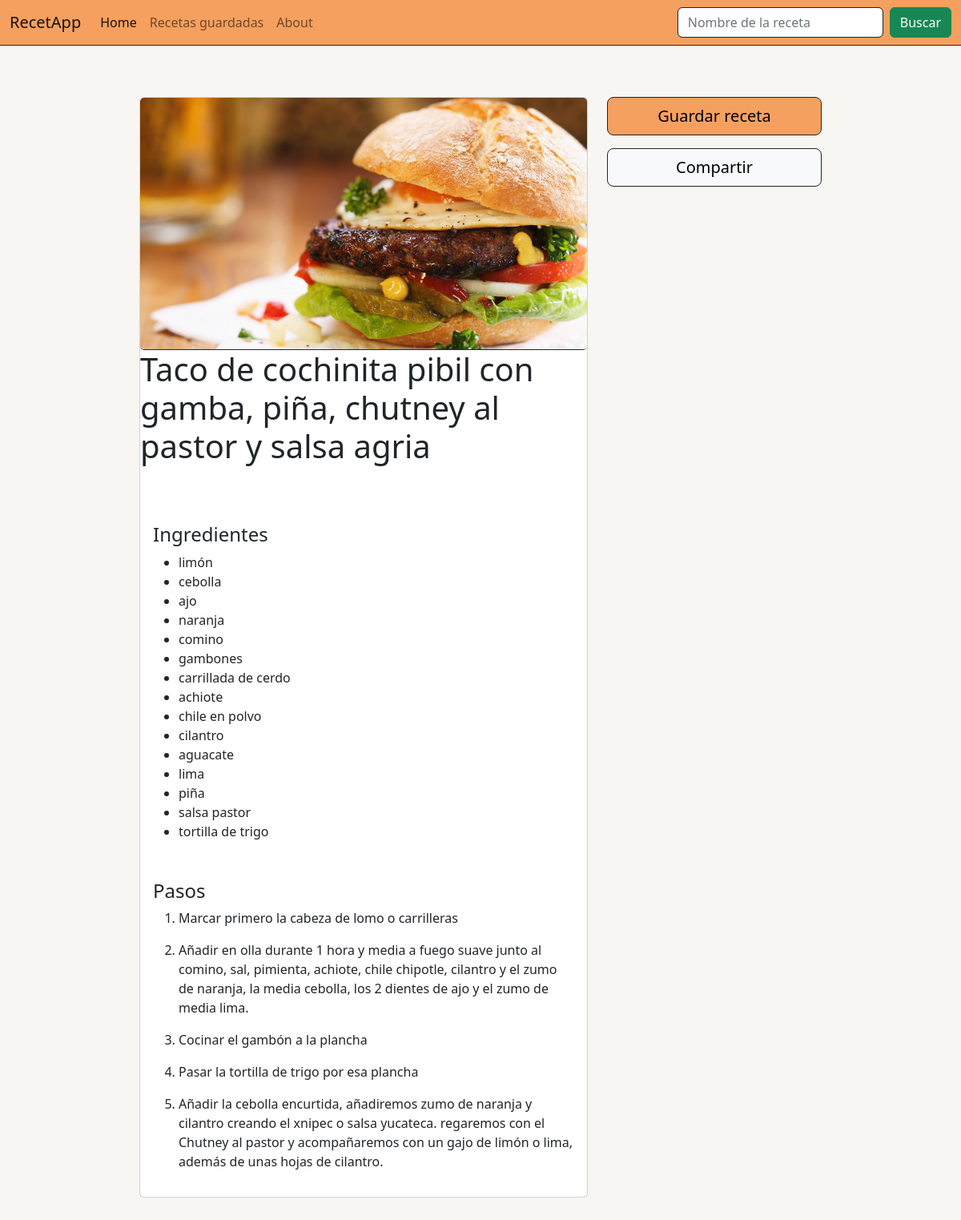
Screenshot of /receta/26 with the database file from the repository.
### app/models.py (models this page shows)
class Recipes(models.Model):
    id = models.AutoField(primary_key=True)
    name = models.CharField(max_length=255)
    steps = models.TextField()
    number_of_ingredients = models.IntegerField(null=True)
    class Meta:
        db_table = 'recipes'

class Ingredients(models.Model):
    id = models.IntegerField(primary_key=True)
    name = models.CharField(max_length=255)
    class Meta:
        db_table = 'ingredient'

### app/views.py (the view)
# urls.py: path("receta/<int:id>", views.detalle_receta, name="detalle_receta"), #Endpoint para buscar detalles de una receta
def detalle_receta(request, id):
    try:
        receta = buscador.buscarRecetasID(id)
        formateado = re.sub("Paso (\d+)\n\n","",receta[2]).split(";")
        IDs = []
        if request.COOKIES.get("recetas"):
            guardadas_json = json.loads(request.COOKIES.get("recetas"))
            IDs  = [eval(i) for i in guardadas_json]
        saved = id in IDs
        context = {
            "receta_id": receta[0],
            "receta_nombre": receta[1],
            "receta_pasos": formateado,
            "receta_ingredientes": receta[4],
            "saved": saved
        }
        return render(request,'receta.html', context)
    except:
        return redirect("index")

### app/buscador.py (called while the page is built)
    def getIngredientes(self,id: int):
        nombres = self._db.getIngredientes(id)
        lista_ingredientes = []
        for nombre in nombres:
            lista_ingredientes.append(nombre)
        return lista_ingredientes

    def buscarRecetasID(self, ID : int):
        try:
            resultado = self._db.buscarRecetasID(ID)
            lista_ingredientes = self.getIngredientes(ID)
            return (resultado[0],resultado[1],resultado[2],resultado[3],lista_ingredientes)
        except:
            raise Error_Buscador("Error Buscador: La sentencia de buscar receta por ID no es correcta")

### app/db.py (called while the page is built)
    def getIngredientes(self, id: int):
            try:
                list_ingredients = Ingredients.objects.filter(recipeingredient__recipe_id=id).select_related('recipeingredient').values_list('name', flat=True)
                return list_ingredients
            except:
                raise Error_DB("Error de base de datos: No hay conexión con la base de datos")

    def buscarRecetasID(self, id: int):
        try:
            result = Recipes.objects.get(id=id)
            return (result.id,result.name,result.steps,result.number_of_ingredients)
        except:
            raise Error_DB("Error de base de datos: No hay conexión con la base de datos")

### app/templates/receta.html
{% extends 'base.html' %}
{% load static %}
{% block content %}
<div class="container-fluid h-100 background">
  <div class="row d-flex-inline bg-light rounded rounded-sm background">
      <div class="col-lg-8 background">
          <div class="card mt-5 w-100">
              <img class="card-img border-bottom border-dark" src="{% static 'img/img-template.jpg' %}" width="100%">
              <h1 class="card-title">{{receta_nombre}}</h1>
              <div class="ps-3 mt-5 card-body">
                  <h4>Ingredientes</h4>
                  <ul>
                    {% for item in receta_ingredientes %}
                      <li>{{item}}</li>
                    {% endfor %}
                  </ul>
                  <h4 class="mt-5">Pasos</h4>
                  <ol>
                      {% for item in receta_pasos %}
                        <li><p>{{item}}</p></li>
                      {% endfor %}
                  </ol>
              </div>
          </div>
      </div>
      <div class="col-lg background">
        <div class="container-fluid">
          <div class="row rounded-sm d-flex flex-column justify-content-center-100">
            <button id="guardarReceta" data-id={{receta_id}} class="btn save-btn flex-grow button-bg btn-outline-success btn-lg mt-5 mb-3 border border-dark" saved={{saved}} origin="receta">Guardar receta</button>
            <div id="compartirReceta" data-id={{receta_id}} class="btn share-btn flex-grow btn-lg btn-light border border-dark">Compartir</div>
          </div>
        </div>
      </div>
  </div>
</div>
</div>
{% endblock %}

### app/static/css/custom.css (style rules this page uses)
.background { background: #f8f6f2; }
.button-bg { background-color: #f5a05f !important; color: black !important; }

### rows the page displays
Recipes: name "Taco de cochinita pibil con gamba, piña, chutney al pastor y salsa agria"
Ingredients: name "limón"
Ingredients: name "cebolla"
Ingredients: name "ajo"
Ingredients: name "naranja"
Ingredients: name "comino"
Ingredients: name "gambones"
Ingredients: name "carrillada de cerdo"
Ingredients: name "achiote"
Ingredients: name "chile en polvo"
Ingredients: name "cilantro"
Ingredients: name "aguacate"
Ingredients: name "lima"
Ingredients: name "piña"
Ingredients: name "salsa pastor"
Ingredients: name "tortilla de trigo"

### other values shown
{{ item }} "Marcar primero la cabeza de lomo o carrilleras" "Cocinar el gambón a la plancha" "Pasar la tortilla de trigo por esa plancha"
